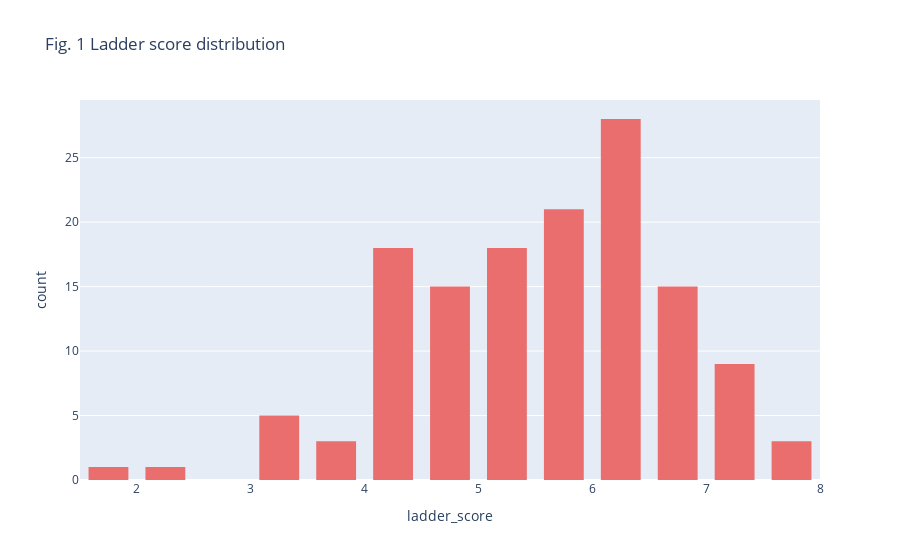
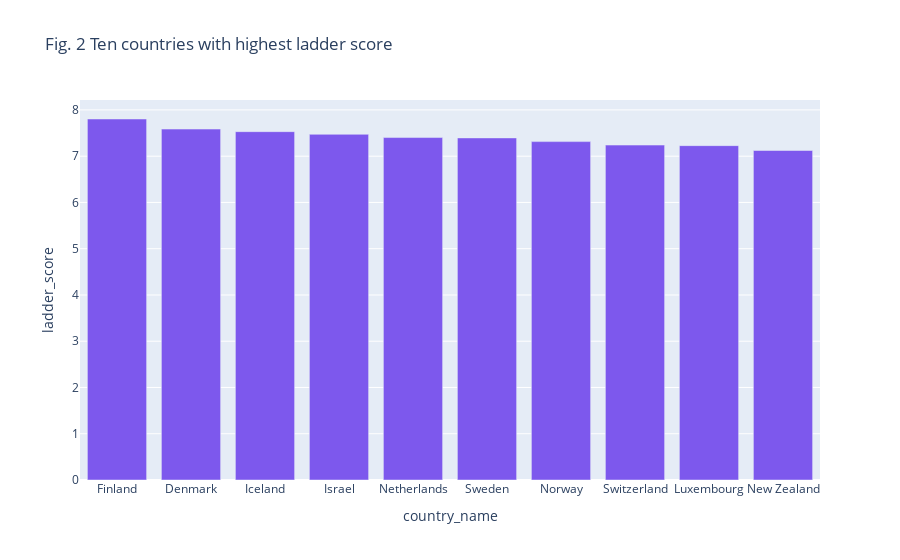
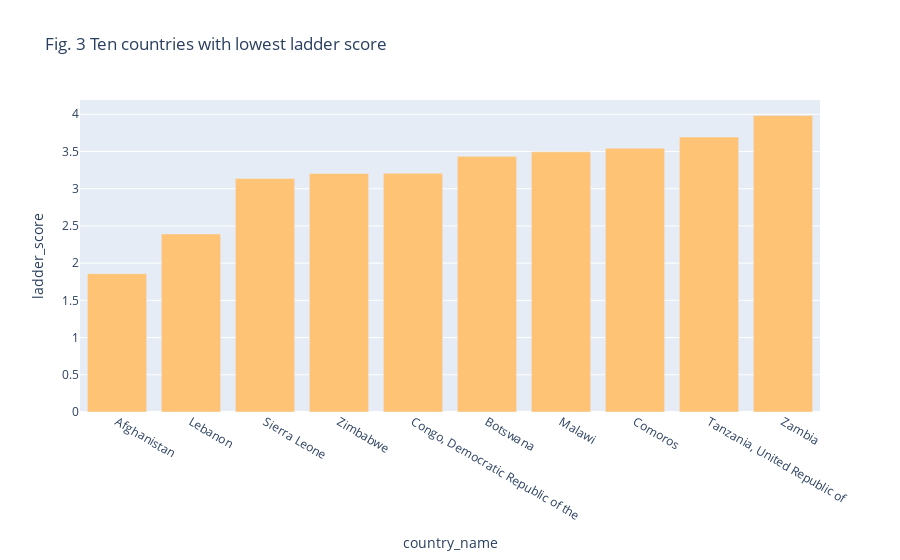

The notebook cell these images were saved under, in order:
### Code cell
#plots
sns.set()

fig1 = px.histogram(df, 
                    x = 'ladder_score', 
                    title = 'Fig. 1 Ladder score distribution')
fig1.update_traces(marker_color = '#eb6e6e')
fig1.update_layout(bargap = 0.3)
fig1.show()

fig2 = px.bar(df_top_10,
              x = 'country_name',
              y = 'ladder_score',
              title = 'Fig. 2 Ten countries with highest ladder score')
fig2.update_traces(marker_color = '#7d58ed')
fig2.show()

fig3 = px.bar(df_low_10,
              x = 'country_name',
              y = 'ladder_score',
              title = 'Fig. 3 Ten countries with lowest ladder score')
fig3.update_traces(marker_color = '#ffc375')

fig3.show()

fig4 = px.choropleth(data_frame=df, 
                    locations='alpha_3',
                    locationmode='ISO-3',
                    color='ladder_score',
                    color_continuous_scale='sunset',
                    projection = 'robinson',
                    title = 'Fig. 4 World ladder score map')

fig4.show()


fig5 = px.choropleth(data_frame=df, 
                    locations='alpha_3',
                    locationmode='ISO-3',
                    color='ladder_score',
                    color_continuous_scale='sunset',
                    scope = 'europe',
                    projection = 'robinson',
                    title ='Fig. 5 Europe ladder score map')

fig5.show()


fig6 = px.imshow(df[['ladder_score', 'logged_gdp_per_capita', 'social_support', 'healthy_life_expectancy', 'freedom_to_make_life_choices', 'generosity', 'perceptions_of_corruption']].corr(),
                 color_continuous_scale='sunset',
                 title = 'Fig. 6 Hetmap for correlations between parameters')
fig6.show()

fig7 = px.scatter(df,
                  x = 'logged_gdp_per_capita',
                  y = 'healthy_life_expectancy',
                  trendline = 'ols',
                  trendline_scope = 'overall',
                  color = 'region',
                  color_discrete_sequence = px.colors.sequential.Plasma_r,
                  title = 'Fig. 7 Linear regression for logged gdp per capita and healthy life expextancy')
fig7.show()

fig8 = px.scatter(df,
                  x = 'ladder_score',
                  y = 'social_support',
                  trendline = 'ols',
                  trendline_scope = 'overall',
                  color = 'region',
                  color_discrete_sequence = px.colors.sequential.Plasma_r, title = 'Fig. 8 Linear regression for ladder score and social support')
fig8.show()

### Figure 1 — Plotly figure (JSON) as saved in the notebook; plotly's stock layout.template omitted (floating-point values rounded to 4 significant figures; data arrays with more than 128 entries replaced by an {"elided": "..."} marker saying what was removed)
{"data": [{"alignmentgroup": "True", "bingroup": "x", "hovertemplate": "ladder_score=%{x}<br>count=%{y}<extra></extra>", "legendgroup": "", "marker": {"color": "#eb6e6e", "pattern": {"shape": ""}}, "name": "", "offsetgroup": "", "orientation": "v", "showlegend": false, "type": "histogram", "x": {"elided": "137 float values"}, "xaxis": "x", "yaxis": "y"}], "layout": {"autosize": true, "bargap": 0.3, "barmode": "relative", "legend": {"tracegroupgap": 0}, "title": {"text": "Fig. 1 Ladder score distribution"}, "xaxis": {"anchor": "y", "autorange": true, "domain": [0, 1], "range": [1.5, 8], "title": {"text": "ladder_score"}, "type": "linear"}, "yaxis": {"anchor": "x", "autorange": true, "domain": [0, 1], "range": [0, 29.47], "title": {"text": "count"}}}}

### Figure 2 — Plotly figure (JSON) as saved in the notebook; plotly's stock layout.template omitted (floating-point values rounded to 4 significant figures)
{"data": [{"alignmentgroup": "True", "hovertemplate": "country_name=%{x}<br>ladder_score=%{y}<extra></extra>", "legendgroup": "", "marker": {"color": "#7d58ed", "pattern": {"shape": ""}}, "name": "", "offsetgroup": "", "orientation": "v", "showlegend": false, "textposition": "auto", "type": "bar", "x": ["Finland", "Denmark", "Iceland", "Israel", "Netherlands", "Sweden", "Norway", "Switzerland", "Luxembourg", "New Zealand"], "xaxis": "x", "y": [7.804, 7.586, 7.53, 7.473, 7.403, 7.395, 7.315, 7.24, 7.228, 7.123], "yaxis": "y"}], "layout": {"autosize": true, "barmode": "relative", "legend": {"tracegroupgap": 0}, "title": {"text": "Fig. 2 Ten countries with highest ladder score"}, "xaxis": {"anchor": "y", "autorange": true, "domain": [0, 1], "range": [-0.5, 9.5], "title": {"text": "country_name"}, "type": "category"}, "yaxis": {"anchor": "x", "autorange": true, "domain": [0, 1], "range": [0, 8.215], "title": {"text": "ladder_score"}, "type": "linear"}}}

### Figure 3 — Plotly figure (JSON) as saved in the notebook; plotly's stock layout.template omitted (floating-point values rounded to 4 significant figures)
{"data": [{"alignmentgroup": "True", "hovertemplate": "country_name=%{x}<br>ladder_score=%{y}<extra></extra>", "legendgroup": "", "marker": {"color": "#ffc375", "pattern": {"shape": ""}}, "name": "", "offsetgroup": "", "orientation": "v", "showlegend": false, "textposition": "auto", "type": "bar", "x": ["Afghanistan", "Lebanon", "Sierra Leone", "Zimbabwe", "Congo, Democratic Republic of the", "Botswana", "Malawi", "Comoros", "Tanzania, United Republic of", "Zambia"], "xaxis": "x", "y": [1.859, 2.392, 3.138, 3.204, 3.207, 3.435, 3.495, 3.545, 3.694, 3.982], "yaxis": "y"}], "layout": {"autosize": true, "barmode": "relative", "legend": {"tracegroupgap": 0}, "title": {"text": "Fig. 3 Ten countries with lowest ladder score"}, "xaxis": {"anchor": "y", "autorange": true, "domain": [0, 1], "range": [-0.5, 9.5], "title": {"text": "country_name"}, "type": "category"}, "yaxis": {"anchor": "x", "autorange": true, "domain": [0, 1], "range": [0, 4.192], "title": {"text": "ladder_score"}, "type": "linear"}}}
